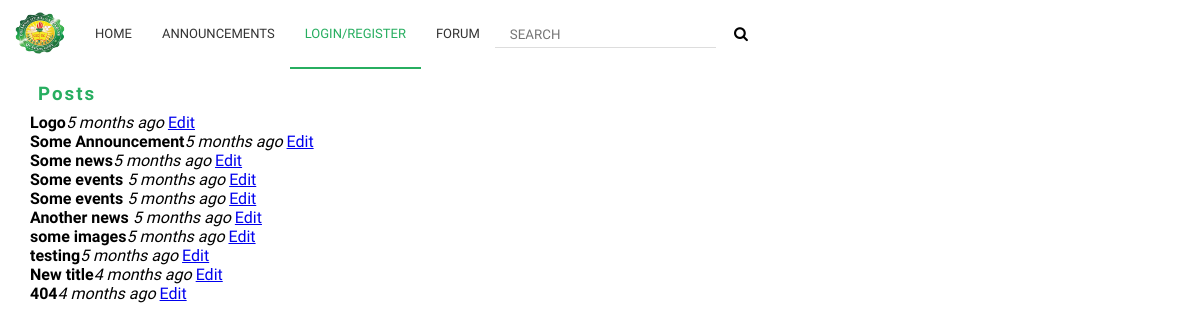
The page /admin/posts.php on the database its author committed.
### tables this page shows
CREATE TABLE `posts` (
  `id` int(11) NOT NULL,
  `title` varchar(50) NOT NULL,
  `content` varchar(10000) NOT NULL,
  `posted` date NOT NULL,
  `type` varchar(55) NOT NULL,
  `status` varchar(50) NOT NULL,
  `image` varchar(111) NOT NULL,
  `time_elapsed` int(13) NOT NULL
);

### classes/Config.php (called while the page is built)
<?php
class Config{
	public static function get($path = null){
		if(isset($path)){
			$config = $GLOBALS['config'];
			$path =  explode('/', $path);
			foreach ($path as $bit) {
				if(isset($config[$bit])){
					$config = $config[$bit];
				}
			}
			return $config;
		}
		return false;
	}
}

### classes/DB.php (called while the page is built, shortened)
<?php
class DB{
	private static $_instance = null;
	private $_pdo,
			$_results,
			$_count = 0,
			$_query,
			$_total,
			$_errors = false;
	public function __construct(){
		try{
			$this->_pdo = new PDO('mysql:host='.Config::get('mysql/host').';dbname='.Config::get('mysql/db'),Config::get('mysql/user'),Config::get('mysql/pass'));
		}catch(PDOexception $e){
			die($e->getMessage());
		}
	}
	public static function getInstance(){
		if(!isset(self::$_instance)){
			self::$_instance = new DB();
		}
		return self::$_instance;
	}
	public function query($sql,$params = array()){
		$this->_errors = false;
		if($this->_query = $this->_pdo->prepare($sql)){
			if($this->_query->execute()){
				$this->_results = $this->_query->fetchAll(PDO::FETCH_OBJ);
			}else{
				$this->_errors = true;
			}
		}
		return $this;
	}
	public function action($action,$table,$where = array()){
		$sql = "";
		$sql .= "{$action} FROM {$table}";
		if(count($where)  == 3){
			$operators = array('=','>=','<=','<','>');
			$field = $where[0];
			$operator = $where[1];
			$values = $where[2];
			if(in_array($operator, $operators)){
				$sql .= " WHERE {$field} {$operator} ?";
				if(!$this->query($sql,[$values])->errors()){
					return $this;
				}
			}
		}else{
			if(!$this->query($sql,[])->errors()){
				return $this;
			}
		}
		return false;
	}
	public function get($table,$where = array()){
		if(count($where)){
			return $this->action('SELECT *',$table,$where);
		}else{
			return $this->action('SELECT *',$table);
		}
	}
	public function errors(){
		return $this->_errors;
	}
	public function results(){
		return $this->_results;
	}
}

### classes/User.php (called while the page is built, shortened)
<?php
class User {
    private $_db,
            $_data,
            $_sessionName,
            $_cookieName,
            $_results,
            $_loggedIn = false;
    public function __construct($user = null){
        $this->_sessionName = Config::get('session/session_name');
    }
    public function isLoggedIn(){
        return $this->_loggedIn;
    }
}

### classes/Session.php (called while the page is built, shortened)
<?php
class Session{
	public static function exists($name){
		return (isset($_SESSION[$name])) ? true : false;
	}
}

### classes/Post.php (called while the page is built, shortened)
<?php
class Post{
	private $_db,
			$_isAdmin,
			$_postResults;
	public function __construct($post = null){
       	$this->_db = DB::getInstance();
	}
	public function selectAll($table,$fields = array()){
        if($fields == null){
        	$data = $this->_db->get($table,null);
           	return $this->_postResults = $data->results();
        }else{
        	$data = $this->_db->get($table,$fields);
        	return $this->_postResults = $data->results();
        }
        return false;
	}
	public function results(){
		return $this->_db->results();
	}
}

### classes/Store.php (called while the page is built, shortened)
<?php
class Store{
	public function time_elapsed($ptime){
		$etime = time() - $ptime;
		$count = array(
				365 * 24 * 60 * 60 => 'year',
				30 * 24 * 60 * 60 => 'month',
					24 * 60 * 60  => 'day',
						60 * 60 => 'hour',
							60 => 'minute',
							1 => 'second'
					);
		$count_plural = array(
				'year' => 'years',
				'month' => 'months',
				'day' => 'days',
				'hour' => 'hours',
				'minute' => 'minutes',
				'second' => 'seconds',
			);
		foreach ($count as $secs => $str) {
			$d = $etime / $secs;
			if($d >= 1){
				$r = round($d);
				return $r .' '.($r > 1 ? $count_plural[$str] : $str).' ago';
			}
		}
	}
}

### functions/sanitize.php (called while the page is built)
<?php
function escape($string){
	return htmlentities($string,ENT_QUOTES,'UTF-8');
}

### admin/posts.php (the view, shortened to what this page needs)
<?php
$user = new User();
$store = new Store();
$post = new Post();
?>
<!DOCTYPE html>
<html>
<head>
	<?php require_once '../functions/header.php'; ?>
</head>
<body>
	<nav class="nav">
		<ul>
			<li><a href="#" style="height:69px">
				<img src="../layouts/images/st-cath.png" class="nav-link img-logo"></a>
			</li>
			<li><a href="../views/index" class="nav-link">Home</a></li>
			<li>
				<a href="#" class="nav-link">Announcements</a>
			</li>
			<?php if(!$user->isLoggedin()): ?>
				<li>
					<a href="#" class="nav-link active">Login/Register</a>
				</li>
			<?php endif; ?>
			<li><a href="../forums/section" class="nav-link">forum</a></li>
			<li>
				<form action="../posts/search" method="POST">
					<input type="text" name="search" placeholder="SEARCH" class="search">
					<button type="submit" class="search-btn" name="submit"><i class="fa fa-search"></i></button>
				</form>
			</li>
		</ul>
	</nav>
	<div style="height:70px;"></div>
	<div class="container">
		<h3>Posts</h3>
			<?php $post->selectAll('posts'); ?>
			<?php foreach($post->results() as $posts): ?>
				<b><?= $posts->title ?></b><i><?= $store->time_elapsed($posts->time_elapsed); ?> </i><a href="../posts/update.php?post=<?= escape($posts->id) ?>">Edit</a><br>
			<?php endforeach; ?>
	</div>
</body>
</html>

### layouts/css/layout.css (style rules this page uses)
* { margin:0; padding:0; box-sizing:border-box; font-family:Raleway; }
html,body { height:100%; }
.nav ul li .active { color:#27ae60; text-decoration:none; border-bottom:2px solid #27ae60; }
.search { margin-top:15px; padding:5px 15px; border:none; border-bottom:1px solid #ddd; outline:none; }
.search-btn { padding:25px 15px; cursor:pointer; border:none; background-color:transparent; font-size:15px; }
.img-logo { width:80px;height:95px; border-radius:50%; position:relative; left:0; top:-15px; }
.nav { background-color:#fff; text-transform:uppercase; width:100%; position:fixed; z-index:3; font-size:13px; }
.nav ul { background-color:#fff; list-style-type:none; }
li .nav-link { padding:26px 15px; }
.nav ul li a { background-color:#fff; display:block; color:#333; text-decoration:none; border-bottom:2px solid transparent; }
.nav ul li { float:left; position:relative; }
.container { min-height:470px; width:100%; padding:5px 30px; }
.container h3,.titles-container h3,.question-container h3 { color:#27ae60; letter-spacing:2px; padding:8px; }

### rows shown on the page
posts: title "Logo", time_elapsed "5 months ago"
posts: title "Some Announcement", time_elapsed "5 months ago"
posts: title "Some news", time_elapsed "5 months ago"
posts: title "Some events", time_elapsed "5 months ago"
posts: title "Some events", time_elapsed "5 months ago"
posts: title "Another news", time_elapsed "5 months ago"
posts: title "some images", time_elapsed "5 months ago"
posts: title "testing", time_elapsed "5 months ago"
posts: title "New title", time_elapsed "4 months ago"
posts: title "404", time_elapsed "4 months ago"
